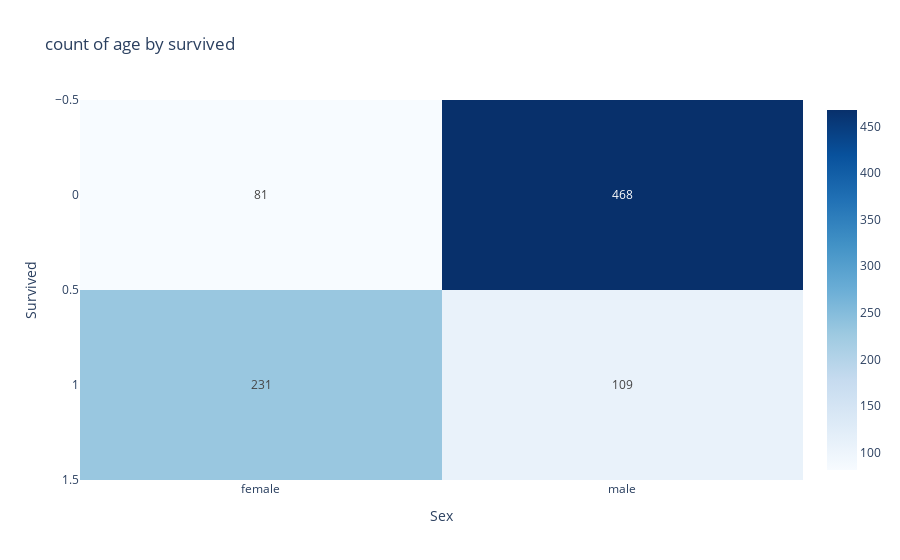

Notebook cell for this chart:
### Code cell
fig=px.imshow(agg,
              text_auto=True,
              color_continuous_scale="Blues",
              title="count of age by survived and sex"
)
fig.show()

### Figure 1 — Plotly figure (JSON) as saved in the notebook; plotly's stock layout.template omitted (floating-point values rounded to 4 significant figures)
{"data": [{"coloraxis": "coloraxis", "hovertemplate": "Sex: %{x}<br>Survived: %{y}<br>color: %{z}<extra></extra>", "name": "0", "texttemplate": "%{z}", "type": "heatmap", "x": ["female", "male"], "xaxis": "x", "y": [0, 1], "yaxis": "y", "z": [[81, 468], [231, 109]]}], "layout": {"coloraxis": {"colorscale": [[0, "rgb(247,251,255)"], [0.125, "rgb(222,235,247)"], [0.25, "rgb(198,219,239)"], [0.375, "rgb(158,202,225)"], [0.5, "rgb(107,174,214)"], [0.625, "rgb(66,146,198)"], [0.75, "rgb(33,113,181)"], [0.875, "rgb(8,81,156)"], [1, "rgb(8,48,107)"]]}, "title": {"text": "count of age by survived"}, "xaxis": {"anchor": "y", "constrain": "domain", "domain": [0, 1], "scaleanchor": "y", "title": {"text": "Sex"}}, "yaxis": {"anchor": "x", "autorange": "reversed", "constrain": "domain", "domain": [0, 1], "title": {"text": "Survived"}}}}
